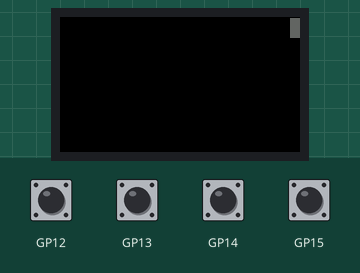
The program below on a simulated Raspberry Pi Pico running MicroPython. On the bench: 240×135 colour display. The inputs (shaded band) are chosen by the test bench. Random numbers come from a fixed seed.

Above: at 1.2 s.
1.3 s: button A pressed for 0.15 s
At 1.52 s:
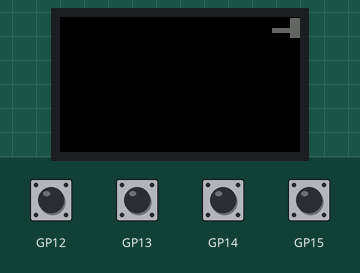
3.1 s: button Y pressed for 1 s
At 5.3 s:
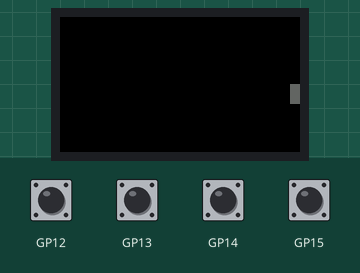
5.6 s: button X pressed for 0.15 s
At 6.1 s:
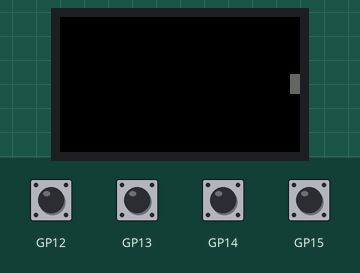
7.2 s: button A pressed for 1 s
At 7.42 s:
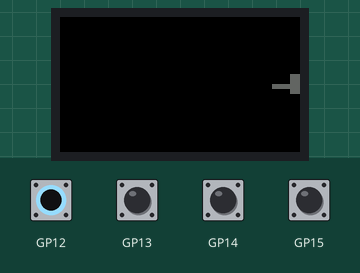
9.7 s: button X pressed for 1 s
At 9.91 s:
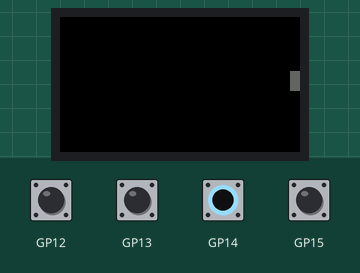
Timing chart, 0 to 12.7 s (numbered marks = the images above; inputs shaded):
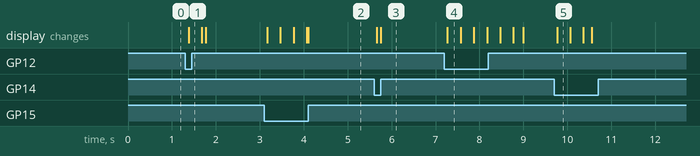

Measured:
- after the input at 1.3 s, the display: changes after 0.08 s (image 1)
- after the input at 3.1 s, the display: first changes after 0.07 s (image 2 shows a later state)
- after the input at 5.6 s, the display: first changes after 0.06 s (image 3 shows a later state)
- after the input at 7.2 s, the display: changes after 0.07 s (image 4)
- after the input at 9.7 s, the display: changes after 0.06 s (image 5)

The program:

ufo-blit.py
```python
import time, random
import picodisplay as display
import framebuf as buf

# based on initial code demo for the PiMoroni PicoDisplay for the RaspberyPiPico


width = display.get_width()
height = display.get_height()

display_buffer = bytearray(width * height * 2)  # 2-bytes per pixel (RGB565)
display.init(display_buffer)
screen_buffer = buf.FrameBuffer(display_buffer,width,height,buf.RGB565)

ufo_array = bytearray(30 * 15 * 2)  # 2-bytes per pixel (RGB565)
ufoSprite = buf.FrameBuffer(ufo_array,30,15,buf.RGB565)


display.set_backlight(1.0)

ufogrid = ["000001111100000","000111111111000","001111111111100","011011011010110","111111111111111","001110011011100","000100000001000"]
green    =  display.create_pen(0,155,0)

class Ufo:
    def __init__(self, x, y, r, dx, dy, pen):
        self.x = x
        self.y = y
        self.r = r
        self.dx = dx
        self.dy = dy
        self.pen = pen

def makeufo():
        x=0
        y=0
        r=2
        row = 0
        col=0
        for line in ufogrid:
            for pixel in line:
                colour = str(pixel)
                if colour != "0":
                    ufoSprite.fill_rect(x+(col*r),y+(row*r),r,r,green)
                col+=1
            row +=1
            col=0

def drawufo(x,y):
    screen_buffer.blit(ufoSprite,x,y,0)

class Bat:
    def __init__(self, y):
        self.y = y

class Missile:
    def __init__(self, x, y):
        self.x = y
        self.y = y
        self.active = False

def addAliens():
    for i in range(0, 25):
        area51.append(
            Ufo(
                random.randint(0, width),
                random.randint(0, height),
                2,
                random.randint(0, 255) / 128,
                random.randint(0, 255) / 128,
                display.create_pen(0, random.randint(75, 155), 0)
            )
        )

# initialise shapes
makeufo()
area51 = []
addAliens()
bat = Bat(1)
missile = Missile (width-20,0)

while True:
    display.set_pen(0, 0, 0)
    display.clear()

    for ufo in area51:
        ufo.x += ufo.dx
        ufo.y += ufo.dy


        if ufo.x < 0 or ufo.x > width:
            ufo.dx *= -1
        if ufo.y < 0 or ufo.y > height:
            ufo.dy *= -1

        if missile.active:
            if (ufo.x > missile.x - ufo.r and ufo.x < missile.x + ufo.r) and (ufo.y > missile.y - ufo.r and ufo.y < missile.y + ufo.r):
                missile.active=False
                display.set_pen(255,255,255)
                display.circle(int(ufo.x), int(ufo.y), int(ufo.r)+5)
                ufo.dx =0
                ufo.dy =0
                ufo.x = 500
                ufo.y = 500

        drawufo(int(ufo.x), int(ufo.y))


    if display.is_pressed(display.BUTTON_Y) and bat.y < height - 25:
        bat.y = bat.y +1
    if display.is_pressed(display.BUTTON_X) and bat.y > 0:
        bat.y = bat.y -1

    display.set_pen(100,100,100)
    display.rectangle(width-10,bat.y,10,20)

    if missile.active:
        display.rectangle(missile.x,missile.y, 20,5)
        if missile.x > -10:
            missile.x -= 4
        else:
            missile.active=False

    if display.is_pressed(display.BUTTON_A):
        if not missile.active:
            missile.x = width-20
            missile.y = bat.y+10
            missile.active=True


    if display.is_pressed(display.BUTTON_B):
        area51 = []
        addAliens()

    display.update()
    #display.set_led(0,0,0)
    #time.sleep(0.01)
```
